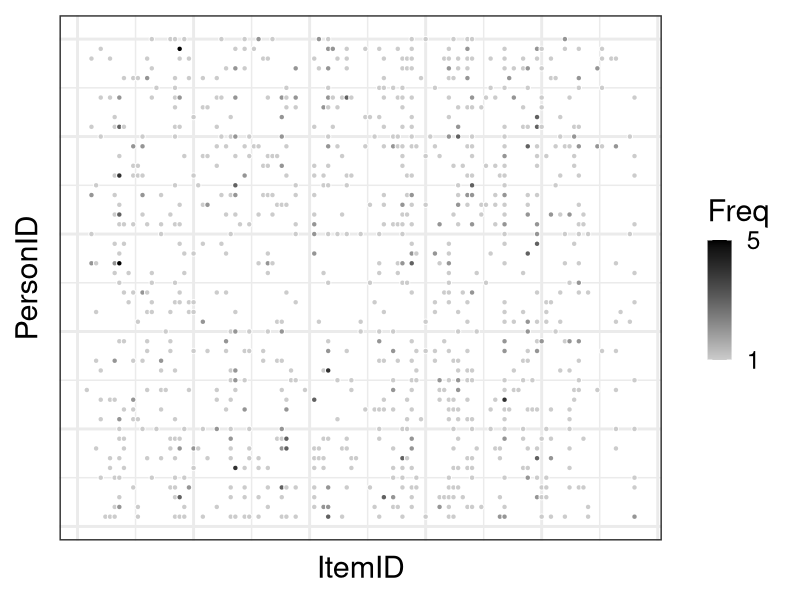

Recreate this plot in R.
library(ggplot2)

N <- 50
I <- 120
d_ori <- read.csv(file='input/data-lda.txt')
d <- subset(data.frame(table(d_ori)), Freq >= 1)
d$PersonID <- as.integer(as.character(d$PersonID))
d$ItemID <- as.integer(as.character(d$ItemID))

p <- ggplot(data=d, aes(x=ItemID, y=PersonID, fill=Freq))
p <- p + theme_bw(base_size=22) + theme(axis.text=element_blank(), axis.ticks=element_blank())
p <- p + geom_point(shape=21, color='white', size=1.5)
p <- p + scale_fill_gradient(breaks=c(1,5,10), low='grey80', high='black')
ggsave(file='output/fig11-5.png', plot=p, dpi=300, w=8, h=6)
